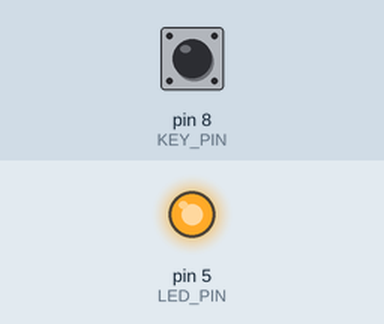
The sketch below on a simulated Arduino Uno, built with avr-gcc and run on an emulated ATmega328P. On the bench: output pins drawn as LEDs (lit = HIGH). Inputs (shaded band) come from the test bench; at power-on: pin 8 (KEY_PIN) HIGH.

Above: at 1.2 s.
1.3 s: pin 8 (KEY_PIN) pulled LOW for 0.15 s
At 2.6 s:
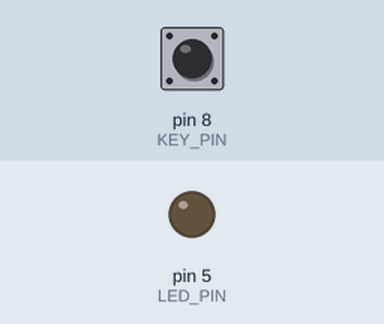
2.9 s: pin 8 (KEY_PIN) pulled LOW for 1 s
At 5.1 s:
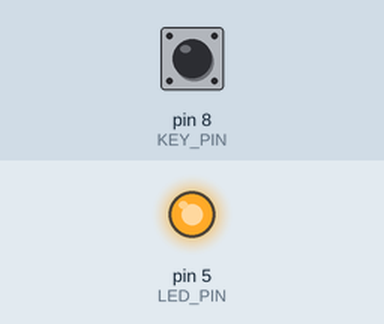
5.4 s: pin 8 (KEY_PIN) pulled LOW for 3.2 s
At 8.9 s:
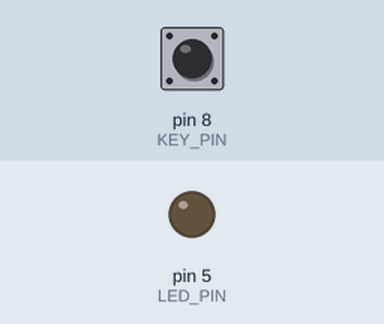
Timing chart, 0 to 10.4 s (numbered marks = the images above; inputs shaded):
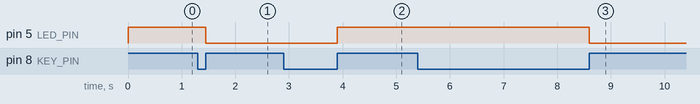

The sketch:

Button.ino
```cpp
// (licence header left out)
#define KEY_PIN 8    //Define key pin
#define LED_PIN 5    //Define LED9 pin

//Button status
bool button_press = false;

/**
* Function       keyscan
* @author        chengengyue
* @date          2019.10.08
* @brief         key scan
* @param[in1]    void
* @retval        void
* @par History   NO
*/
void keyscan()
{
  int val;
  val = digitalRead(KEY_PIN); //Read the digital 8-port level value assigned to val
  if (val == LOW)             //When the button is pressed
  {
    delay(10);                  //Delayed debounce
    val = digitalRead(KEY_PIN); //Read button status again
    while (val == LOW)
    {
      val = digitalRead(KEY_PIN); //Third read button status
      if (val == HIGH)            //Determine if the button is released, release it to execute
      {
        button_press = !button_press;
        return;
      }
    }
  }
}

void setup() {
  // put your setup code here, to run once:
  pinMode(KEY_PIN, INPUT_PULLUP);//Set the button pin to pull-up input mode
  pinMode(LED_PIN, OUTPUT);      //Set the LED pin to output mode
}

void loop() {
  // put your main code here, to run repeatedly:
  keyscan();
  if (button_press)
  {
    digitalWrite(LED_PIN, LOW);       //Turn on the LED light
  }
  else
  {
    digitalWrite(LED_PIN, HIGH);      //Turn off the LED light
  }
}
```

Measured:
- after the input at 1.3 s, pin 5 (LED_PIN): HIGH → LOW after 0.15 s
- after the input at 2.9 s, pin 5 (LED_PIN): LOW → HIGH after 1.0 s
- after the input at 5.4 s, pin 5 (LED_PIN): HIGH → LOW after 3.2 s
